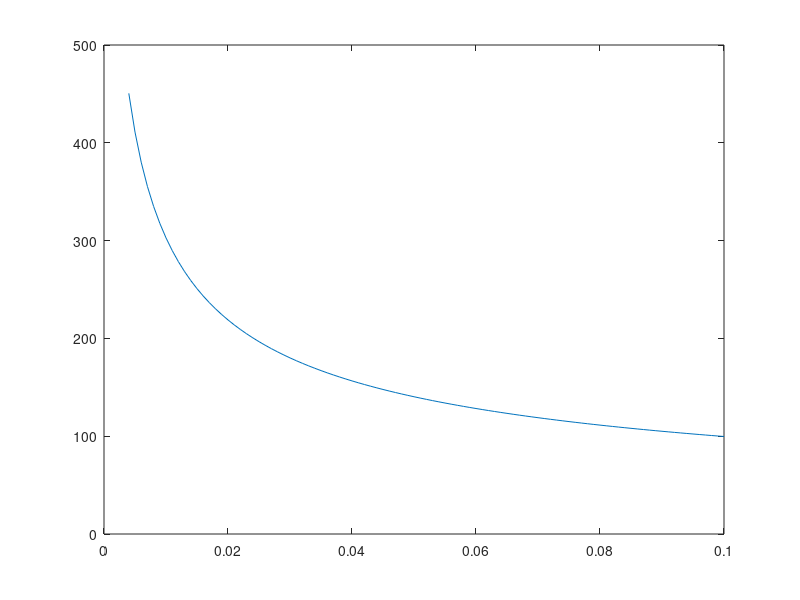

The MATLAB source for this figure: (Note: this script raises an error after producing the figure.)
% ***********************************************************************
%           FEM MODEL OF A PLATE USING RECTANGULAR ELEMENTS 
% ***********************************************************************

clc;clear;close all;

%% MASIC AND GEOMETRIC DATA

plate.E = 3E9; plate.nu = 0.3;
plate.a = 0.17; plate.b = 0.17;                             % Plate's dimensions
plate.t = 0.004;                                            % Plate's thickness
plate.m = 0.135;                                            % Plate's mass
plate.rho = plate.m/plate.a/plate.b/plate.t;                % Plate's density
plate.rhos = plate.rho*plate.t;                             % Plate's surface density
plate.I = plate.t^3/12;                                     % Plate's inertia
plate.G = plate.E/2/(1 + plate.nu);
plate.D = plate.E*plate.t^3/12/(1 - plate.nu^2);
plate.beam = 0.001;
plate.Leissa = plate.a^2*sqrt(plate.rhos/plate.D);          % Parameter defined in Leissa
acc_mass = 0.009;                                           % Mass of the accelerometers

%% NUMERIC INTEGRATION DATA (Gauss-Legendre)

% n = 1 quadrature
chi_ip.f = 0;   % Integration point coordinate
w_ip.f = 2;     % Integration weight
% n = 2 quadrature
chi_ip.s = [-1 1]*1/sqrt(3);    
w_ip.s = [1 1];    
% Integration order
iob = 2;     % Bending matrix  
ios = 1;     % Shear matrix
iof = 1;     % Force vector

%% TMD DIMENSIONS AND DESIGN

tmd.L = 0.01;                               % Element length
tmd.Leff = 3*tmd.L + 2*tmd.L/2;              % Effective length
tmd.ml = plate.rho*plate.beam*(2*tmd.L)^2;     % Mass of the tongue
tmd.I = tmd.L*plate.beam^3/12;
tmd.t = 0.004:0.001:0.1;                

w0 = zeros(length(tmd.t),1);
for i = 1:length(tmd.t)
     w0(i,:) = sqrt(3*plate.E*tmd.I/tmd.Leff^3/(33*tmd.ml/140 + plate.rho*(tmd.L)^2*tmd.t(i)));
end

figure()
title('Election of tip width')
xlabel('Width of the extra mass')
ylabel('Resonance frequency')
plot(tmd.t,w0)

plate.tmd = 0.1;
%% INPUT DATA AND MESH

ne_x = 17;                                              % Number of elements in X
ne_y = round(ne_x/plate.a*plate.b);                    % Number of elements in Y (keep the elements as square as possible)
dofn = 3;                                               % DOF per node

% Mesh to mitigate first mode of the free-free beam
empty_elements = zeros(19,19); a = length(empty_elements)^2;
for i = 1:6                  % Elements that are not in the model
    if i == 6
        empty = (i*ne_x+2):(i+1)*ne_x-1;
    else
        empty = (i*ne_x+2):2:((i+1)*ne_x-1);
    end
    empty_elements(i,1:length(empty)) = empty;
    
    j = i + 9;               % For more than one row of TMD      
    if j == ne_x-2
        empty = (j*ne_x+2):(j+1)*ne_x-1;
    else
        empty = (j*ne_x+2):2:((j+1)*ne_x-1);
    end
    empty_elements(j,1:length(empty)) = empty;
end

% Elements of the beams
beam_elements = zeros();        
for i = 1:5               
 
    empty = (i*ne_x+3):2:((i+1)*ne_x-2);
    beam_elements(i,1:length(empty)) = empty;
    
    j = i + 9;                
    empty = (j*ne_x+3):2:((j+1)*ne_x-2);
    beam_elements(j,1:length(empty)) = empty;
end

empty_elements = reshape(empty_elements, [a,1]);
empty_elements = nonzeros(empty_elements);
beam_elements = nonzeros(beam_elements);

% Elements that act as Tunned Mass Dumper
tmd_elements = [beam_elements(4:5:69),beam_elements(5:5:70)];
tmd_elements = reshape(tmd_elements,[28,1]);

% Decomment to simulate uniform plate
empty_elements = 0; beam_elements = 0; tmd_elements = 0;                

beam_elements = setxor(beam_elements,tmd_elements);
acc_elements = [1 280 281];                          % Elements where the accelerometers are placed (nodes 1 and 315)

% General mesh
structure = CreateMesh(plate.a, plate.b,ne_x,ne_y);                         % Mesh definition
PlotMesh(structure.mesh.nodes.coords,structure.mesh.elements.nodes)         % Mesh plot

nne = 4;                                                % Number of nodes per element
ne = length(structure.mesh.elements.id);                % Number of elements
nn = length(structure.mesh.nodes.id);                   % Number of nodes
nn_sx = ne_x + 1;                                       % Number of nodes per side in x
nn_sy = ne_y +1;                                        % Number of nodes per side in y 
DOF = dofn*nn;                                          % DOF of the plate
vdof = (1:DOF)';                                        % Vector containing all the DOF of the plate

% Load applied
P = -1;                                          
xp = 0.5; yp = 0.5;                                     % Position of the applied load (% of the length)

f = 2000;                                               % Maximum frequency
vf = (1:f);                                             % Vector of frequencies

% Location of the load
ixf = round(xp*plate.a/(plate.a/ne_x)) + 1;
iyf = round(yp*plate.b/(plate.b/ne_y)) + 1;
node_p = (ne_x + 1)*(iyf - 1) + ixf;

% Boundary conditions for the plate: ff (free-free), cc (clamped) or ss (simply supported)
solve = 'ff';

%% CONNECTIVITY

coord_nx = 0:plate.a/(nn_sx-1):plate.a;         % X coordinates
coord_ny = 0:plate.b/(nn_sy-1):plate.b;         % Y coordinates
[X,Y] = meshgrid(coord_nx,coord_ny);            % Mesh of the plate

coord_n = zeros(nn_sy,2*nn_sx);
coord_n(:,1:2:end) = X;
coord_n(:,2:2:end) = Y;

coord_n = reshape(coord_n,[nn_sy,2,nn_sx]);       % X coordinates are in the first column and Y coordinates in the second

% Vector with the relative position of every element of the beam
row_col = zeros(ne,2);
for e  = 1:ne
    row_col(e,1) = floor((e-1)/ne_x) + 1;
    row_col(e,2) = mod((e-1),ne_x) + 1;
end

% Connectivity matrix
connectivity = zeros(2,2,ne);
for e = 1:ne
    node(1) = (ne_x + 1)*(row_col(e,1) - 1) + row_col(e,2);
    node(2) = (ne_x + 1)*(row_col(e,1) - 1) + row_col(e,2) + 1;
    node(3) = (ne_x + 1)*row_col(e,1) + row_col(e,2);
    node(4) = (ne_x + 1)*row_col(e,1) + row_col(e,2) + 1;

    connectivity(:,:,e) = [node(1) node(2); node(3) node(4)];
end

%% STIFFNESS, INERTIA AND FORCE MATRICES

% Initialization of required matrices
K = zeros(DOF); M = zeros(DOF);F = zeros(DOF,1);
D_b = plate.I*plate.E/(1 - plate.nu^2)*[1 plate.nu 0; plate.nu 1 0; 0 0 (1 - plate.nu)/2];  % The inertia is included to take into account the thikness of the plate
D_s = plate.G*plate.t*5/6*[1 0; 0 1];
index = zeros(2);

for e = 1:ne
   index = connectivity(:,:,e);

   x2 = coord_n(floor((e-1)/ne_x) + 2,1,mod((e-1),ne_x) + 2); x1 = coord_n(floor((e-1)/ne_x) + 2,1,mod((e-1),ne_x) + 1);
   y2 = coord_n(floor((e-1)/ne_x) + 2,2,mod((e-1),ne_x) + 2); y1 = coord_n(floor((e-1)/ne_x) + 1,2,mod((e-1),ne_x) + 2);
   
   xe = x2 - x1; ye = y2 - y1;                                                  % Lengths of the element on both directions
   detJe = xe*ye/4;                                                             % Transformation's Jacobian
   dofe = [index(1,1)*dofn - 2 index(1,1)*dofn - 1 index(1,1)*dofn...           % DOF of the element
           index(1,2)*dofn - 2 index(1,2)*dofn - 1 index(1,2)*dofn...
           index(2,2)*dofn - 2 index(2,2)*dofn - 1 index(2,2)*dofn...
           index(2,1)*dofn - 2 index(2,1)*dofn - 1 index(2,1)*dofn];

    if ismember(e,empty_elements)
        Kbe = zeros(dofn*nne);
        Kse = zeros(dofn*nne);
        Me = zeros(dofn*nne);
    else

        if ismember(e,beam_elements)                                     % Recalculate Di for the elements with less mass
            plate.t = plate.beam;
            plate.I = plate.t^3/12;
            D_b = plate.I*plate.E/(1 - plate.nu^2)*[1 plate.nu 0; plate.nu 1 0; 0 0 (1 - plate.nu)/2];
            D_s = plate.G*plate.t*5/6*[1 0; 0 1];

        elseif ismember(e,tmd_elements)                                     % Recalculate Di for the elements with extra mass
            plate.t = plate.tmd;
            plate.I = plate.t^3/12;
            D_b = plate.I*plate.E/(1 - plate.nu^2)*[1 plate.nu 0; plate.nu 1 0; 0 0 (1 - plate.nu)/2];
            D_s = plate.G*plate.t*5/6*[1 0; 0 1];

        else
            plate.t = plate.t;
            plate.I = plate.t^3/12;
            D_b = plate.I*plate.E/(1 - plate.nu^2)*[1 plate.nu 0; plate.nu 1 0; 0 0 (1 - plate.nu)/2];
            D_s = plate.G*plate.t*5/6*[1 0; 0 1];
        end

        % Bending matrix
        Kbe = zeros(dofn*nne);                                          % Initialization of element bending matrix
    
        for i = 1:iob
            xi = chi_ip.s(i);
            for j = 1:iob
                eta = chi_ip.s(j);                                      % Value of interpolation points
                weigth = w_ip.s(i);                                     % Weight of interpolation
                [~,dNdxi,dNdeta] = ShapeFunctions(xi,eta);              % Shape functions and derivatives 
                % Bending kinematic matrix
                B_b = [0 0 -dNdxi(1)*2/xe 0 0 -dNdxi(2)*2/xe 0 0 -dNdxi(3)*2/xe 0 0 -dNdxi(4)*2/xe;
                       0 dNdeta(1)*2/ye 0 0 dNdeta(2)*2/ye 0 0 dNdeta(3)*2/ye 0 0 dNdeta(4)*2/ye 0; 
                       0 dNdxi(1)*2/ye -dNdeta(1)*2/xe 0 dNdxi(2)*2/ye -dNdeta(2)*2/xe 0 dNdxi(3)*2/ye -dNdeta(3)*2/xe 0 dNdxi(4)*2/ye -dNdeta(4)*2/xe]; 
                % Bending matrix of the element
                Kbe = Kbe + B_b'*D_b*B_b*detJe*weigth*weigth;                        % The weights are in both xi and eta
            end
        end
    
        % Shear matrix
        Kse = zeros(dofn*nne);                              % Initialization of element shear matrix
    
        % Selective integration allows to integrate the shear component with order 1 instead of 2
        xi = chi_ip.f; eta = chi_ip.f;weigth = w_ip.f;
        [N,dNdxi,dNdeta] = ShapeFunctions(xi,eta);              % Shape functions and derivatives
        % Shear kinematic matrix
        B_s =[dNdxi(1)*2/xe 0 N(1) dNdxi(2)*2/xe 0 N(2) dNdxi(3)*2/xe 0 N(3) dNdxi(4)*2/xe 0 N(4);
              dNdeta(1)*2/ye -N(1) 0 dNdeta(2)*2/ye -N(2) 0 dNdeta(3)*2/ye -N(3) 0 dNdeta(4)*2/ye -N(4) 0];
    
        % Shear matrix of the element
        Kse = Kse + B_s'*D_s*B_s*detJe*weigth*weigth;

        % Inertia matrix (lumped mass)
        me = plate.rho*plate.t*xe*ye;                           % Mass of the element
        Me = zeros(dofn*nne);
%         Me(1,1) = me/4; Me (4,4) = me/4; Me(7,7) = me/4; Me(10,10) = me/4;
        if isequal(e,acc_elements(1))
            Me(1,1) = me/4 + acc_mass;

        elseif isequal(e,acc_elements(2))
            Me(7,7) = me/4 + acc_mass;
            
        elseif isequal(e,acc_elements(3))
            Me(10,10) = me/4 + acc_mass;

        else
            Me(1,1) = me/4; Me (4,4) = me/4; Me(7,7) = me/4; Me(10,10) = me/4;

        end
    end

        % Stiffness matrix of the element
        Ke = Kbe + Kse;                                     
        % Global stiffness matrix
        K(dofe,dofe) = K(dofe,dofe) + Ke;
        % Global inertia matrix
        M(dofe,dofe) = M(dofe,dofe) + Me;
end

% Load vector
F(3*node_p - 2,1) = P;

%% STATIC PROBLEM ([K]*u = [F])

u = zeros(dofn*nn,1);

% Boundary conditions for simply suported beam
k1 = find(structure.mesh.nodes.coords == 0); k2 = find(structure.mesh.nodes.coords == plate.a);

bc_X = k1(1:nn_sy);                             % Nodes along X = 0
bc_Y = k1(nn_sy+1:end) - nn;                    % Nodes along Y = 0
bc_xL = k2(1:nn_sy);                            % Nodes along X = L
bc_yL = k2(nn_sy+1:end) - nn/nn_sy*nn_sx;       % Nodes along Y = L

switch solve
    case 'ff'
        % Boundary conditions
        rdof = 0;
        fdof = (1:DOF)';
        
    case 'ss'
        % Boundary conditions
        rdof = unique([bc_X.*dofn-2; bc_Y.*dofn-2; bc_xL.*dofn-2; bc_yL.*dofn-2],"rows");   % Restricted DOF
        fdof = vdof;                             % Free DOF
    
        for i = 1:length(rdof)
            ip = rdof(i);
            fdof(ip) = vdof(ip) - rdof(i);
        end
        fdof = find(fdof > 0);

    case 'cc'
        % Boundary conditios
        rdof = unique([bc_X.*dofn-2; bc_X.*dofn-1; bc_X.*dofn; ...
                      bc_Y.*dofn-2; bc_Y.*dofn-1; bc_Y.*dofn; ...
                      bc_xL.*dofn-2; bc_xL.*dofn-1; bc_xL.*dofn; ...
                      bc_yL.*dofn-2; bc_yL.*dofn-1; bc_yL.*dofn],"rows");
        fdof = vdof;                           
    
        for i = 1:length(rdof)
            ip = rdof(i);
            fdof(ip) = vdof(ip) - rdof(i);
        end
        fdof = find(fdof > 0);

end           

 % Solve the system
 K_FF = K(fdof,fdof);         % Stiffness matrix in free DOF
 %K_FR = K(fdof,rdof);
 M_FF = M(fdof,fdof);         % Mass matrix in free DOF
 F_F = F(fdof,1);                % Force vector in free DOF
     
 u_F = K_FF\F_F;                    % Displacements in free DOF
 u(fdof,1) = u_F;
        
 %F_R = K_FR'*u_F;                   % Reactions in supports 

w = u(1:3:DOF);
thetax = u(2:3:DOF);
thetay = u(3:3:DOF);

%% PLOTS OF STATIC PROBLEM

% Plots the displacement and angles of the plate in 2D
figure('Color','white','units','normalized','outerposition',[0.3 0.3 0.5 0.6])
t = tiledlayout(1,3);
t.TileSpacing = 'compact';
t.Padding = 'compact';
labels= {'Vertical Displacement (mm)','\theta_x (º)','\theta_y (º)'};
% Initialization of the required matrices
out = [w,rad2deg(thetax),rad2deg(thetay)];
nd = zeros();
for c=1:3
    nexttile(c)
    X = zeros(size(structure.mesh.elements.nodes,2),length(structure.mesh.elements.nodes)) ;
    Y = zeros(size(structure.mesh.elements.nodes,2),length(structure.mesh.elements.nodes)) ;
    profile = zeros(size(structure.mesh.elements.nodes,2),length(structure.mesh.elements.nodes)) ;
    for iel=1:length(structure.mesh.elements.nodes)   
        for i=1:size(structure.mesh.elements.nodes,2)
        nd(i)=structure.mesh.elements.nodes(iel,i);       
        X(i,iel)=structure.mesh.nodes.coords(nd(i),1);    
        Y(i,iel)=structure.mesh.nodes.coords(nd(i),2);    
        end   
        profile(:,iel) = out(nd',c) ;         
    end
    fill(X,Y,profile)
    colorbar
    axis equal
    xlabel('x (m)')
    ylabel('y (m)')
    title(labels{c})
end

% Plots the 3D plate deformed
figure('Color','white','units','normalized','outerposition',[0.3 0.3 0.5 0.6])
X = zeros(size(structure.mesh.elements.nodes,2),length(structure.mesh.elements.nodes)) ;
Y = zeros(size(structure.mesh.elements.nodes,2),length(structure.mesh.elements.nodes)) ;
Z = zeros(size(structure.mesh.elements.nodes,2),length(structure.mesh.elements.nodes)) ;
profile = zeros(size(structure.mesh.elements.nodes,2),length(structure.mesh.elements.nodes)) ;
for iel=1:length(structure.mesh.elements.nodes)   
    for i=1:size(structure.mesh.elements.nodes,2)
    nd(i)=structure.mesh.elements.nodes(iel,i);       
    X(i,iel)=structure.mesh.nodes.coords(nd(i),1);    
    Y(i,iel)=structure.mesh.nodes.coords(nd(i),2);    
    end
    Z(:,iel)=w(nd);                 
end
fill3(X,Y,Z*1000,Z*1000)
colorbar
xlabel('x (m)')
ylabel('y (m)')
zlabel('z (mm)')
title('Vertical displacement on the deformed mesh (mm)')

figure()
plot3(structure.mesh.nodes.coords(:,1),structure.mesh.nodes.coords(:,2),w,'.')

%% DYNAMIC SYSTEM (q0[[K] - Ω^2[M]] = p0)

q0 = zeros(DOF,f); q0_F = zeros(length(fdof),f);

for i = 1:f
    D_FF(:,:) = (K_FF - (2*pi*i)^2*M_FF);
    q0_F(:,i) = D_FF(:,:)\F_F;
    q0(fdof,i) = q0_F(:,i);
end

%% PLOTS OF DYNAMIC SYSTEM

% Amplitude vs Frequency
Q0 = squeeze(q0(315,:));
figure()
semilogy(vf,abs(Q0))
title("Amplitude Bode Diagram")

% Angular offset vs Frequency
figure()
plot(vf,unwrap(angle(Q0)))

[PSI,d] = eig(K_FF,M_FF);
[f0,order] = sort(sqrt(sum(d,1))/2./pi);
disp('Natural frequencies:')
disp(['   ' num2str(f0(5)) ' Hz, ' num2str(f0(6)) ' Hz, ' num2str(f0(7)) ' Hz, ' num2str(f0(8)) ' Hz'])
PSI_f = PSI(:,order);
PSI_g = zeros(DOF,size(PSI_f,2));
PSI_g(fdof,:) = PSI_f;

%% PLOTS OF SHAPE MODES

figure('Color','white','units','normalized','outerposition',[0 0 1 1])
modestoview = 8;
Ts = 1./f0(5:modestoview+4);
vt = (0:min(Ts)/20:1*min(Ts)); 
% Initialization of the required matrices
for t=1:length(vt)
    for c=5:modestoview+4
        s(c-4) = subplot(2,modestoview/2,c-4);
        hold on
        out = PSI_g(1:3:end,c);
        maxout = max(max(abs(out)));
        X = zeros(size(structure.mesh.elements.nodes,2),length(structure.mesh.elements.nodes)) ;
        Y = zeros(size(structure.mesh.elements.nodes,2),length(structure.mesh.elements.nodes)) ;
        profile = zeros(size(structure.mesh.elements.nodes,2),length(structure.mesh.elements.nodes)) ;
            for iel=1:length(structure.mesh.elements.nodes)   
                for i=1:size(structure.mesh.elements.nodes,2)
                    nd(i)=structure.mesh.elements.nodes(iel,i);       
                    X(i,iel)=structure.mesh.nodes.coords(nd(i),1);    
                    Y(i,iel)=structure.mesh.nodes.coords(nd(i),2);    
                end   
                profile(:,iel) = out(nd');         
            end
            profile = profile/maxout*0.1*max(plate.a,plate.b);
            fill3(X,Y,profile*sin(2*pi()*f0(c)*vt(t)),profile*sin(2*pi()*f0(c)*vt(t)))
%           colorbar
            axis equal
            xlabel('x (m)')
            ylabel('y (m)')
            view(30,30)
            set(gca,'ZLim',[-0.1*max(plate.a,plate.b),0.1*max(plate.a,plate.b)])
            title(['Mode ' num2str(c) ', f_0=' num2str(round(f0(c),1)) ' Hz'])
            set(gca,'FontSize',14)
    end
    drawnow;
    if t<length(vt)
        for m = 1:modestoview
            cla(s(m));
        end
    end            
end

%% VALIDATION (LEISSA)

table_ss = [19.7329 49.348 49.348 78.9568];        % Leissa values for a ss plate
freq_ss = table_ss/plate.Leissa/2/pi;

table_ff = [13.489 19.789 24.432 35.024];          % Leissa values for a ff plate
freq_ff = table_ff/plate.Leissa/2/pi;

